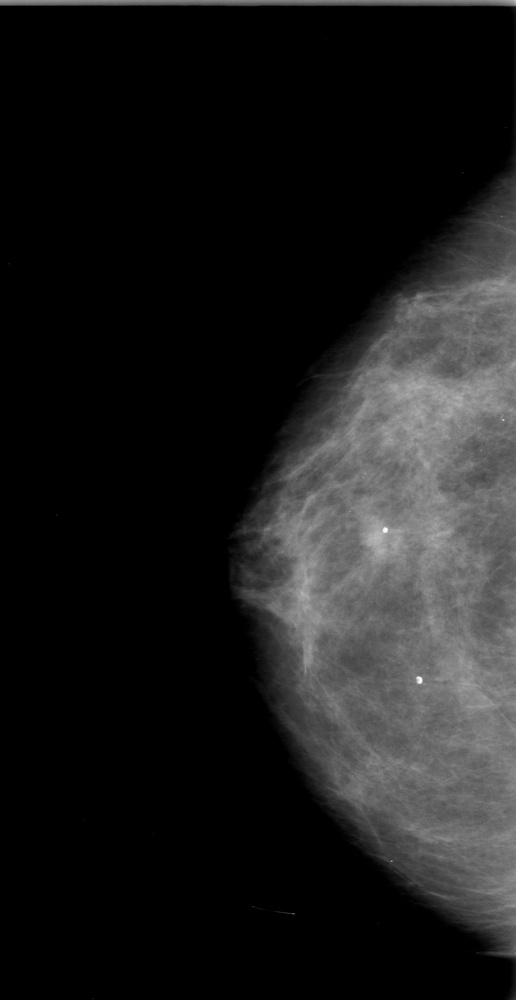
#> input picture 1-009.jpg, 516 x 1000 px, shrunk from 2716 x 5266 before the run, found by its file name
$ python patch.py
#> lines starting #> are read from the running program, lines starting #| are printed output that depends on the picture; after the words box and inside, x2 and y2 are one past the last pixel; in counts of white or black regions, pixels touching at a corner belong together
#> further down, real_image is the input picture: shape (1000, 516); min 0, max 254, mean 28.8
### engine/utils/var.py
import numpy as np

def calculate_variance(patch: np.ndarray) -> float:
    """
    Calculates the scalar variance of a given 2D image patch.

    Args:
        patch (np.ndarray): A 2D NumPy array representing an image patch.

    Returns:
        float: The variance of the pixel intensities in the patch.
    """
    if patch.ndim != 2:
        raise ValueError("Input patch must be a 2D array.")
    return np.var(patch)

### engine/utils/patch.py
import numpy as np
import cv2 # OpenCV is now required
from typing import List, Tuple

from .var import calculate_variance

class PatchExtractor:
    """
    A class to extract the top K most variant patches from a full-resolution image.

    V2: Includes a pre-processing step to find the breast tissue bounding box,
    making the process more efficient and robust by ignoring background space.
    """
    def __init__(self, patch_size: int = 128, stride: int = 64, k: int = 5):
        if not all(isinstance(i, int) and i > 0 for i in [patch_size, stride, k]):
            raise ValueError("patch_size, stride, and k must be positive integers.")
        self.patch_size = patch_size
        self.stride = stride
        self.k = k
        print(f"PatchExtractor initialized with: size={self.patch_size}, stride={self.stride}, k={self.k}")

    def _find_tissue_bounding_box(self, image: np.ndarray) -> Tuple[int, int, int, int]:
        """
        Finds the bounding box of the largest contour, assumed to be the breast tissue.

        Args:
            image (np.ndarray): The full grayscale image (uint8 or uint16).

        Returns:
            A tuple (x, y, w, h) representing the bounding box.
        """
        # 1. Threshold the image to create a binary mask.
        # We use a low threshold to make sure we capture all faint tissue.
        # OTSU's method can also be effective here.
        _, binary_mask = cv2.threshold(image, 25, 255, cv2.THRESH_BINARY)
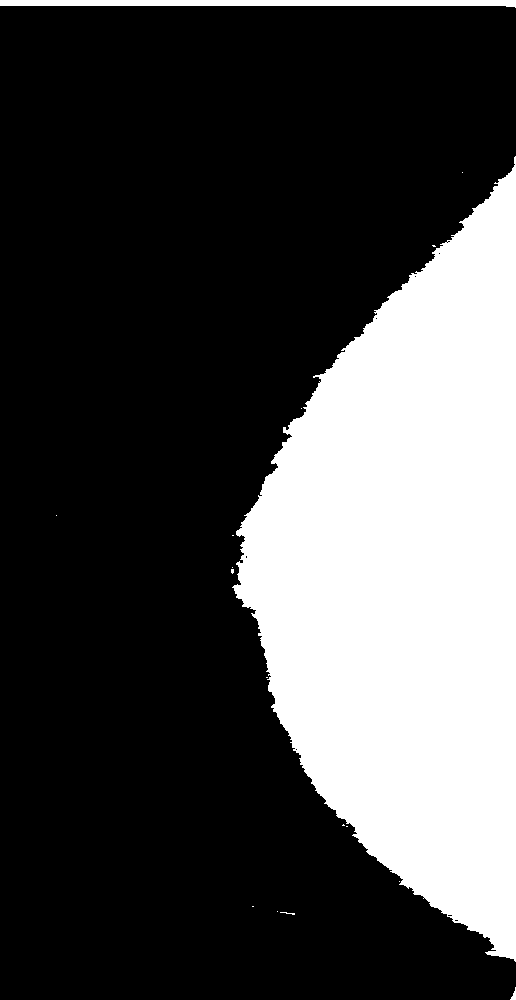
#> binary_mask: shape (1000, 516); 28% white; 17 white regions (14 under 20 px)

        # Ensure mask is uint8, as findContours requires it
        if binary_mask.dtype != np.uint8:
            binary_mask = cv2.convertScaleAbs(binary_mask, alpha=(255.0/binary_mask.max()))

        # 2. Find all contours in the binary mask.
        contours, _ = cv2.findContours(binary_mask, cv2.RETR_EXTERNAL, cv2.CHAIN_APPROX_SIMPLE)
#> contours = 17 contours, 14 with area under 20; largest, box (x1, y1, x2, y2) and area: (232, 156, 516, 962) 140206, (0, 0, 516, 8) 2585, (510, 987, 516, 1000) 22

        if not contours:
            # If no contours are found, return the whole image area
            return (0, 0, image.shape[1], image.shape[0])

        # 3. Find the contour with the largest area.
        largest_contour = max(contours, key=cv2.contourArea)
#> largest_contour = contour of 867 points, box (x1, y1, x2, y2) (232, 156, 516, 962), area 140206

        # 4. Get the bounding rectangle for the largest contour.
        return cv2.boundingRect(largest_contour)

    def _pad_patches(self, patch_list: List[np.ndarray]) -> np.ndarray:
        """Pads the list of patches with black images to ensure length K."""
        # This function remains the same as before
        num_found = len(patch_list)
        if self.k - num_found > 0:
            black_patch = np.zeros((self.patch_size, self.patch_size), dtype=np.float32)
            for _ in range(self.k - num_found):
                patch_list.append(black_patch)
        return np.array(patch_list, dtype=np.float32)

    def extract(self, full_image: np.ndarray) -> Tuple[np.ndarray, Tuple[int, int, int, int]]:
        """
        Extracts the top K patches from within the breast tissue area.

        Returns:
            A tuple containing:
            - np.ndarray: The array of top K patches.
            - Tuple[int, int, int, int]: The bounding box (x,y,w,h) that was used.
        """
        if full_image.ndim != 2:
            raise ValueError("Input image must be a 2D grayscale NumPy array.")

        # NEW STEP 1: Find the bounding box of the breast tissue
        bx, by, bw, bh = self._find_tissue_bounding_box(full_image)
#> bx = 232; by = 156; bw = 284; bh = 806

        # Crop the image to the bounding box for efficient processing
        tissue_image = full_image[by:by+bh, bx:bx+bw]
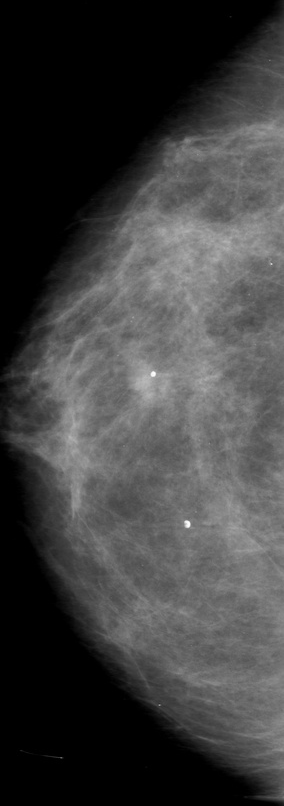
#> tissue_image: shape (806, 284); min 0, max 254, mean 63.4

        # Normalize the tissue-only image
        if tissue_image.dtype == np.uint16:
            img_norm = tissue_image.astype(np.float32) / 65535.0
        else:
            img_norm = tissue_image.astype(np.float32) / 255.0

        height, width = img_norm.shape
#> height = 806; width = 284
        if height < self.patch_size or width < self.patch_size:
            print("Warning: Tissue area is smaller than patch size. Padding.")
            return self._pad_patches([]), (bx, by, bw, bh)

        scored_patches = []
        for y in range(0, height - self.patch_size + 1, self.stride):
            for x in range(0, width - self.patch_size + 1, self.stride):
                patch = img_norm[y:y+self.patch_size, x:x+self.patch_size]
                variance = calculate_variance(patch)
                scored_patches.append((variance, patch))
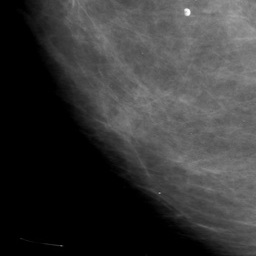
#> patch: shape (256, 256) float32; min 0, max 0.988, mean 0.221
#> after the loop, scored_patches = 9 items

        if not scored_patches:
            print("Warning: No patches generated from the tissue area.")
            return self._pad_patches([]), (bx, by, bw, bh)

        scored_patches.sort(key=lambda item: item[0], reverse=True)
        top_patches = [patch for variance, patch in scored_patches[:self.k]]
#> top_patches = 5 items

        return self._pad_patches(top_patches), (bx, by, bw, bh)
#> in _pad_patches, `num_found = len(patch_list)`: num_found = 5


if __name__ == '__main__':
    import matplotlib.pyplot as plt
    import os

    print("\n--- Running PatchExtractor V2 (with Tissue Detection) ---")

    # --- UPDATE THIS PATH ---
    IMAGE_FILE_PATH = "/home/beckett/Documents/k0d1ng/pinn-bcd/kaggle/data/cbis-ddsm-breast-cancer-image-dataset/jpeg/1.3.6.1.4.1.9590.100.1.2.1171337510424515733644328272589553771/1-009.jpg"

    if not os.path.exists(IMAGE_FILE_PATH):
        print(f"\n❌ ERROR: Please update 'IMAGE_FILE_PATH' in {__file__}")
    else:
        print(f"Loading image file: {IMAGE_FILE_PATH}")
        real_image = cv2.imread(IMAGE_FILE_PATH, cv2.IMREAD_UNCHANGED)

        # Initialize with a larger patch size for better visualization
        extractor = PatchExtractor(patch_size=256, stride=64, k=5)

        print("\nExtracting top 5 patches...")
        top_k_patches, bbox = extractor.extract(real_image)
#> bbox = (232, 156, 284, 806)

        # --- Visualization ---
        print("Displaying results...")
        fig, axes = plt.subplots(2, 3, figsize=(18, 12))
        fig.suptitle('PatchExtractor V2 Results (Tissue Detection)', fontsize=20)

        # Draw the bounding box on the original image for visualization
        x, y, w, h = bbox
#> x = 232; y = 156; w = 284; h = 806
        img_with_bbox = cv2.cvtColor(real_image, cv2.COLOR_GRAY2BGR)
        cv2.rectangle(img_with_bbox, (x, y), (x+w, y+h), (0, 255, 0), 10) # Draw a thick green box
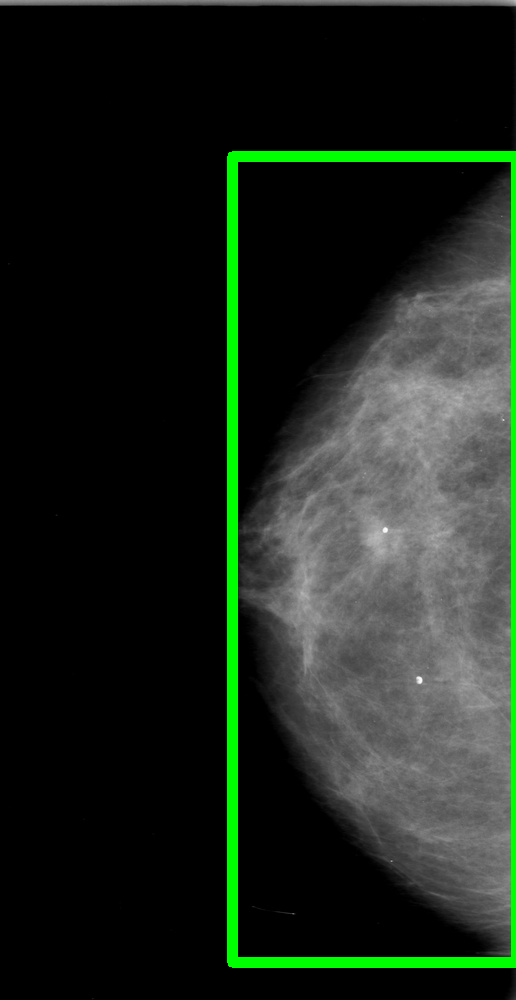
#> img_with_bbox: shape (1000, 516, 3); 3.69% of pixels changed, all inside (x1, y1, x2, y2) = (227, 151, 516, 968)

        axes[0, 0].imshow(img_with_bbox)
        axes[0, 0].set_title(f'Original Image with Bounding Box\nShape: {real_image.shape}')
        axes[0, 0].axis('off')

        for i, patch in enumerate(top_k_patches):
            ax = axes.flatten()[i+1]
            ax.imshow(patch, cmap='gray')
            ax.set_title(f'Top Patch #{i+1}\nVariance: {np.var(patch):.4f}')
            ax.axis('off')
#> this loop made 5 passes

        plt.tight_layout(rect=[0, 0.03, 1, 0.95])
        plt.savefig('patch_extractor_v2_results.png', dpi=300)
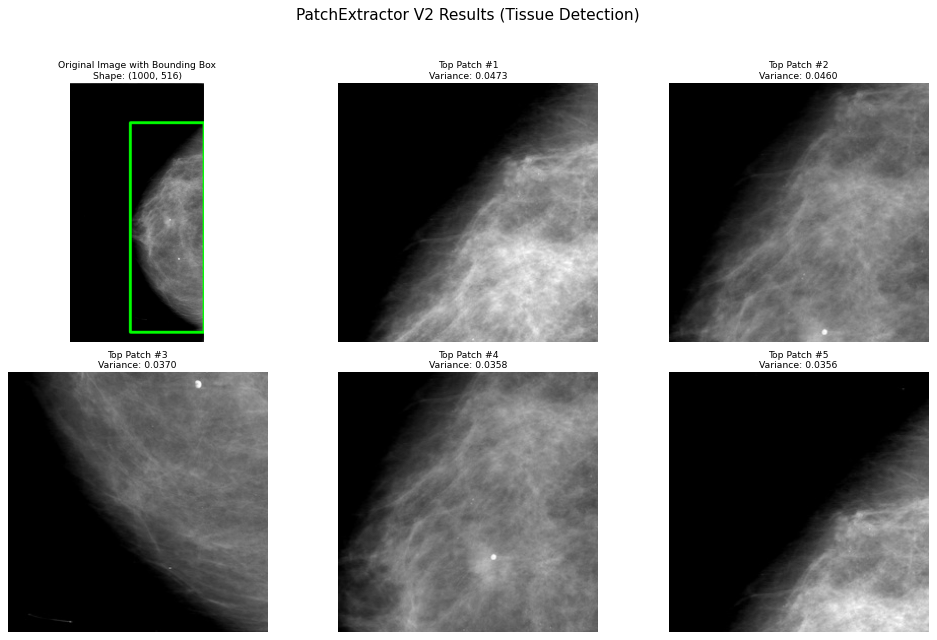
#> figure drawn by matplotlib, 6 panels

        print("\n✅ Real image test completed.")
